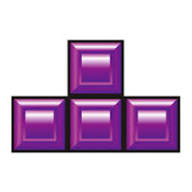
#> input picture dataset/images2.jpg, 192 x 192 px
$ python -i vision_utils.py   (imports and definitions only)
#> lines starting #> are read from the running program, lines starting #| are printed output that depends on the picture; after the words box and inside, x2 and y2 are one past the last pixel; in counts of white or black regions, pixels touching at a corner belong together
#> further down, picture is the input picture: shape (192, 192, 3); mean B, G, R 212.2, 187.2, 209.9
import json
import cv2
import numpy as np


def preprocess_frame(
    frame,
    invert=False,
    blur_ksize=5,
    method="otsu",
    close_ksize=5,
    dilate_iter=1,
    manual_thresh=127,
):
    """Preprocess an input BGR frame and return (gray, thresh).

    method: 'otsu' (default) uses Otsu thresholding; 'adaptive' uses
    adaptive thresholding; 'manual' uses a fixed threshold; 'canny' runs
    Canny edge detection followed by dilation to close gaps.
    close_ksize: kernel size used for morphological closing/dilation.
    """
#> called with invert = False, blur_ksize = 5, method = 'otsu', close_ksize = 5, dilate_iter = 1, manual_thresh = 127
    gray = cv2.cvtColor(frame, cv2.COLOR_BGR2GRAY)
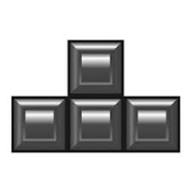
#> gray: shape (192, 192); min 0, max 255, mean 196.8
    if blur_ksize and blur_ksize >= 3:
        gray = cv2.GaussianBlur(gray, (blur_ksize, blur_ksize), 0)
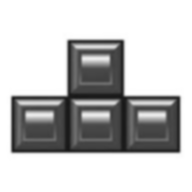
#> gray: shape (192, 192); min 23, max 255, mean 196.8

    if method == "adaptive":
        thresh = cv2.adaptiveThreshold(
            gray, 255, cv2.ADAPTIVE_THRESH_GAUSSIAN_C, cv2.THRESH_BINARY, 11, 2
        )
        if invert:
            thresh = cv2.bitwise_not(thresh)
        # close small holes
        kernel = cv2.getStructuringElement(cv2.MORPH_ELLIPSE, (close_ksize, close_ksize))
        thresh = cv2.morphologyEx(thresh, cv2.MORPH_CLOSE, kernel)
        return gray, thresh

    if method == "manual":
        _, thresh = cv2.threshold(gray, manual_thresh, 255, cv2.THRESH_BINARY)
        if invert:
            thresh = cv2.bitwise_not(thresh)
        kernel = cv2.getStructuringElement(cv2.MORPH_ELLIPSE, (close_ksize, close_ksize))
        thresh = cv2.morphologyEx(thresh, cv2.MORPH_CLOSE, kernel)
        return gray, thresh

    if method == "canny":
        # Canny edges then dilate to close small gaps so contours are continuous
        edges = cv2.Canny(gray, 50, 150)
        kernel = cv2.getStructuringElement(cv2.MORPH_ELLIPSE, (close_ksize, close_ksize))
        thresh = cv2.dilate(edges, kernel, iterations=dilate_iter)
        if invert:
            thresh = cv2.bitwise_not(thresh)
        return gray, thresh

    # default: Otsu
    _, thresh = cv2.threshold(gray, 0, 255, cv2.THRESH_BINARY + cv2.THRESH_OTSU)
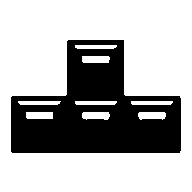
#> thresh: shape (192, 192); 68.9% white; 1 black region, box (x1, y1, x2, y2) and area: (11, 40, 181, 153) 11456
    if invert:
        thresh = cv2.bitwise_not(thresh)
    # closing helps to join boundary gaps and remove small holes
    kernel = cv2.getStructuringElement(cv2.MORPH_ELLIPSE, (close_ksize, close_ksize))
    thresh = cv2.morphologyEx(thresh, cv2.MORPH_CLOSE, kernel)
#> thresh: shape (192, 192); 68.9% white; 1 black region, box (x1, y1, x2, y2) and area: (11, 40, 181, 153) 11447
    return gray, thresh


def find_largest_contour(thresh, min_area=800):
    contours, _ = cv2.findContours(
        thresh, cv2.RETR_EXTERNAL, cv2.CHAIN_APPROX_SIMPLE
    )
    if not contours:
        return None
    largest = max(contours, key=cv2.contourArea)
    if cv2.contourArea(largest) < min_area:
        return None
    return largest


def compute_hu(contour, use_log=True):
    moments = cv2.moments(contour)
    hu = cv2.HuMoments(moments).flatten()
    if use_log:
        hu_abs = np.abs(hu)
        hu_log = np.zeros_like(hu)
        mask = hu_abs > 0
        hu_log[mask] = -np.sign(hu[mask]) * np.log10(hu_abs[mask])
        hu = hu_log
    return hu


def load_label_map(path):
    with open(path, "r", encoding="utf-8") as f:
        data = json.load(f)
    if isinstance(data, list):
        return {i + 1: str(label) for i, label in enumerate(data)}
    if isinstance(data, dict):
        out = {}
        for key, value in data.items():
            try:
                idx = int(key)
            except ValueError:
                continue
            out[idx] = str(value)
        return out
    raise ValueError("labels file must be a list or dict")

>>> import cv2
>>> picture = cv2.imread('dataset/images2.jpg')
>>> result = preprocess_frame(picture)
